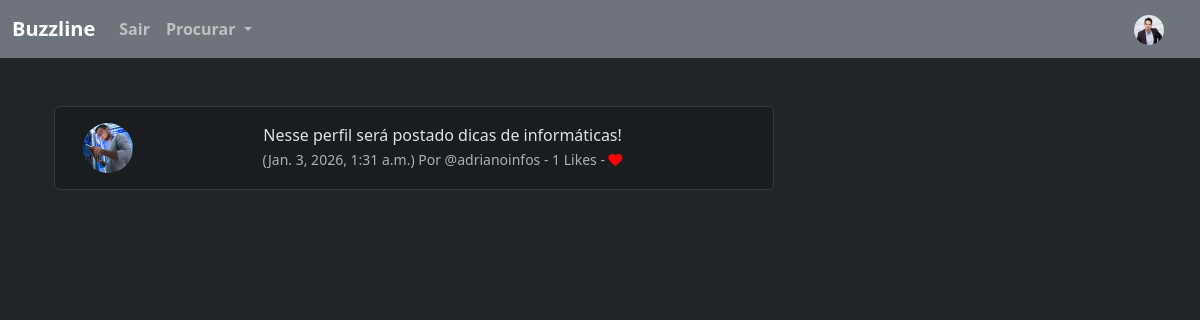
Screenshot of /beep_show/13 (signed in) with the database file from the repository.
### buzzline/models.py (models this page shows, shortened)
class Profile(models.Model):
    user = models.OneToOneField(User, on_delete=models.CASCADE) # UM USUARIO TERÁ 1 PERFIL, LOGO 1 PERFIL TERÁ APENAS 1 USUARIO
    follows = models.ManyToManyField("self", # UM PERFIL PODE SEGUIR MUITOS PERFIS
        related_name="followed_by", # QUEM SEGUE ESSE PERFIL
        symmetrical=False, # A PESSOA QUE SEGUE O OUTRO NÃO PRECISA SEGUIR DE VOLTA
        blank=True #NÃO É OBRIGADO A SEGUIR ALGUEM ESSE VALOR PODE SER VAZIO
        )
    date_modified = models.DateTimeField(User, auto_now=True)
    profile_image = models.ImageField(null=True, blank=True, upload_to='images/')
    profile_bio = models.CharField(null=True, blank=True, max_length=500)
    homepage_link = models.CharField(null=True, blank=True, max_length=100)
    facebook_link = models.CharField(null=True, blank=True, max_length=100)
    instagram_link = models.CharField(null=True, blank=True, max_length=100)
    linkedin_link = models.CharField(null=True, blank=True, max_length=100)

class Beep(models.Model):
    user = models.ForeignKey(User, related_name="beeps", on_delete=models.DO_NOTHING)
    body = models.CharField(max_length=200)
    created_at = models.DateTimeField(auto_now_add=True)
    likes = models.ManyToManyField(User, related_name="meep_like", blank=True)
    def number_of_likes(self):
        return self.likes.count()

### buzzline/views.py (the view)
# urls.py: path('beep_show/<int:pk>', views.beep_show, name="beep_show"),
def beep_show(request, pk):
    beep = get_object_or_404(Beep, id=pk)
    if beep:
        return render(request, 'show_beep.html', {"beep":beep })
    else:
        messages.success(request, ("Esse Beep não existe!"))
        return redirect('home')

### buzzline/templates/show_beep.html (shortened to what this page needs)
{% extends 'base.html' %}
{% load static %}
{% block content %}
<div class="container text-center">
    <div class="row">
        <div class="col-8">
            <br />
            <div class="alert alert-dark" role="alert">
                <div class="container">
                    <div class="row">
                        <div class="col-1">
                            {% if beep.user.profile.profile_image %}
                            <img src="{{ beep.user.profile.profile_image.url }}" width="50" height="50" class="rounded-circle"
                                alt="{{ profile.user.username}}">
                            {% else %}
                            <img src="{% static 'images/default_profile_pic.png' %}" width="50" height="50"
                                class="rounded-circle" alt="{{ profile.user.username}}">
                            {% endif %}
                        </div>
                        <div class="col-11">
                            {{ beep.body }}<br />
                            <small class="text-muted">
                                ({{ beep.created_at}}) Por @{{ beep.user.username}}
                                - {{ beep.number_of_likes }} Likes -
                                {% if user in beep.likes.all %}
                                <a href="{% url 'beep_like' beep.id %}"><i class="fa-solid fa-heart" style="color: red;"></i></a>
                                {% else%}
                                <a href="{% url 'beep_like' beep.id %}"> <i class="fa fa-heart-o" style="color: red;"></i> </a>
                                {% endif %}
                            </small>
                        </div><br /><br />
                    </div>
                </div>
            </div>
        </div>
        <div class="col-4">
            <br /><br /><br />
        </div>
        {% endblock %}

### buzzline/templates/navbar.html (shortened to what this page needs)
{% load static %}
<nav class="navbar navbar-expand-lg bg-secondary navbar-dark " data-bs-theme="light">
  <div class="container-fluid">
    <a class="navbar-brand fw-semibold" href="{% url 'home' %}">Buzzline</a>
    <div class="collapse navbar-collapse" id="navbarSupportedContent">
      <ul class="navbar-nav me-auto mb-2 mb-lg-0">
        {% if user.is_authenticated %}
        <li class="nav-item">
          <a class="nav-link fw-semibold" href="{% url 'logout' %}">Sair</a>
        </li>
        {% endif %}
        <li class="nav-item dropdown">
          <a class="nav-link dropdown-toggle fw-bold" href="#" role="button" data-bs-toggle="dropdown" aria-expanded="false">
            Procurar
          </a>
        </li>
      </ul>
        {% if user.is_authenticated %}
          <ul class="navbar-nav ml-auto">
            <li class="nav-link navbar-brand">
              <a href="{% url 'profile' request.user.id %}">
                {% if user.profile.profile_image %}
                <img src="{{ user.profile.profile_image.url }}" width="30" height="30" class="rounded-circle">
                {% else %}
                <img src="{% static '/images/default_profile_pic.png' %}" class="img-fluid rounded-circle" width="30" height="30">
                {% endif %}
              </a>
            </li>
          </ul>
        {% endif %}
    </div>
  </div>
</nav>

### rows the page displays
Beep: user.profile.profile_image (picture), body "Nesse perfil será postado dicas de informáticas!", created_at "Jan. 3, 2026, 1:31 a.m.", user.username "adrianoinfos", number_of_likes "1"
